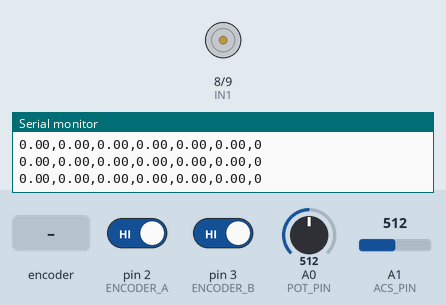
Simulated run of this sketch. Board: Arduino Uno, built with avr-gcc and run on an emulated ATmega328P. On the bench: motor-driver pin pairs drawn as motors (green arrow = first pin HIGH = forward, orange = second pin HIGH = backward, longer = more drive, scaled by the enable pin), the last lines printed to the serial monitor. The test bench sets the inputs (shaded band); at power-on: A0 (POT_PIN) = 512, pin 2 (ENCODER_A) HIGH, pin 3 (ENCODER_B) HIGH, A1 (ACS_PIN) = 512.

Above: at 1.5 s.
1.6 s: A0 (POT_PIN) set to 666
3.1 s: A0 (POT_PIN) set to 694
At 5.9 s:
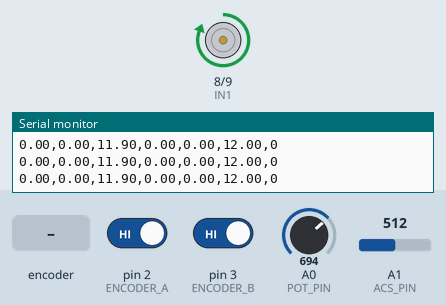
6.1 s: A0 (POT_PIN) set to 306
At 7.08 s:
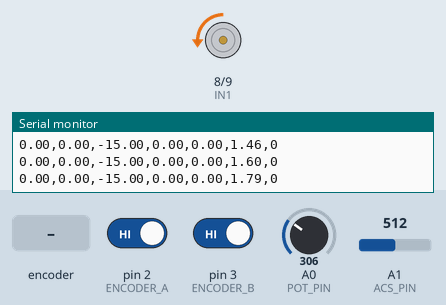
9.1 s: A0 (POT_PIN) set to 326
12.1 s: A0 (POT_PIN) set to 352
At 13.1 s:
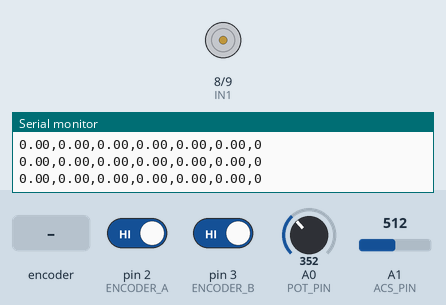
13.6 s: rotary encoder on pin 2 (ENCODER_A) / pin 3 (ENCODER_B) turned 3 steps (first pin leading)
At 15.1 s:
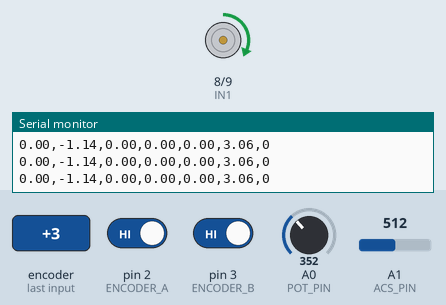
Timing chart, 0 to 16.6 s (numbered marks = the images above; inputs shaded):
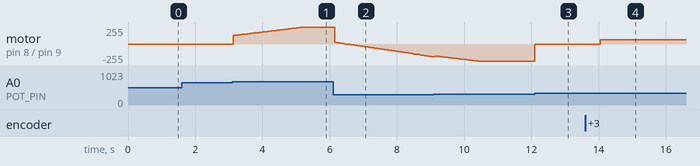

Measured:
- the behaviour switches between 680 and 681 on A0 (POT_PIN) (found by bisection; images 0 and 1)
- the behaviour switches between 340 and 341 on A0 (POT_PIN) (found by bisection; images 2 and 3)
- after the input at 3.1 s, motor on pin 8 (IN1) / pin 9 (IN2): moves from stopped to forward 255/255 over 2.2 s, starting at once
- after the input at 6.1 s, motor on pin 8 (IN1) / pin 9 (IN2): moves from forward 255/255 to backward 192/255 over 3.0 s, starting at once
- after the input at 12.1 s, motor on pin 8 (IN1) / pin 9 (IN2): backward 255/255 → stopped at once
- after the input at 13.6 s, motor on pin 8 (IN1) / pin 9 (IN2): stopped → forward 65/255 after 0.45 s

The sketch:

Arduino-DC-Motor-Code.ino
```cpp
#include <Arduino.h>

// --- تعريف البنات ---
#define ENCODER_A 2
#define ENCODER_B 3
#define ENA 6
#define IN1 8
#define IN2 9
#define POT_PIN A0
#define ACS_PIN A1

// --- إعدادات الحساس والطاقة ---
const float SENSITIVITY = 0.185;   // 5A = 0.185 | 20A = 0.100 | 30A = 0.066
const float SUPPLY_VOLTAGE = 12.0;
float zeroVoltageOffset = 2.5;     // بتتعاير تلقائياً في setup

// --- متغيرات القياس ---
float motorCurrent = 0.0;
float motorVoltage = 0.0;
int currentPWM = 0;

// --- متغيرات الإنكودر ---
volatile long encoderTicks = 0;
const float TICKS_PER_REV = 950.0;

// --- متغيرات السرعة ---
long lastTicksForRPM = 0;
unsigned long lastTimeForRPM = 0;
float currentRPM = 0.0;
float targetRPM = 0.0;

// --- معاملات الـ PID للزاوية (Position PID) ---
float kp_pos = 1.2, ki_pos = 0.05, kd_pos = 0.2;
float targetAngle = 0.0;
float posIntegral = 0.0, lastPosError = 0.0;
unsigned long lastPosTime = 0;
bool lastUseAngleMode = false;

// --- معاملات الـ PID للسرعة (Speed PID) ---
float kp_speed = 2.0, ki_speed = 5.0;
float speedIntegral = 0.0;

unsigned long lastSendTime = 0;

// --- متغيرات وضع التحكم والتواصل مع يونيتي ---
bool autoMode = false;
int manualDir = 0;
float manualSpeed = 30.0;

char rxBuffer[32];
byte rxIndex = 0;

void driveMotorRaw(int pwmSpeed);
void driveMotorPositionPID(float target, float current, float dt);
void calibrateCurrentSensor();
float floatMap(float x, float in_min, float in_max, float out_min, float out_max);

// --- دالة تفسير الأوامر ---
void handleSerial() {
  while (Serial.available() > 0) {
    char c = Serial.read();
    if (c == '\n') {
      rxBuffer[rxIndex] = '\0';

      if (strcmp(rxBuffer, "CW") == 0)               manualDir = 1;
      else if (strcmp(rxBuffer, "CCW") == 0)         manualDir = -1;
      else if (strcmp(rxBuffer, "STOP") == 0)        manualDir = 0;
      else if (strcmp(rxBuffer, "MODE_AUTO") == 0)   autoMode = true;
      else if (strcmp(rxBuffer, "MODE_MANUAL") == 0) autoMode = false;
      else if (strncmp(rxBuffer, "SPD:", 4) == 0) {
        manualSpeed = constrain(atof(rxBuffer + 4), 0.0, 60.0);
      }
      else if (strncmp(rxBuffer, "ANG:", 4) == 0) {
        targetAngle = atof(rxBuffer + 4);
        if (autoMode) manualDir = 0;
      }

      rxIndex = 0;
    } else if (c != '\r' && rxIndex < 31) {
      rxBuffer[rxIndex++] = c;
    }
  }
}

void setup() {
  Serial.begin(115200);

  pinMode(ENCODER_A, INPUT_PULLUP);
  pinMode(ENCODER_B, INPUT_PULLUP);
  pinMode(ENA, OUTPUT);
  pinMode(IN1, OUTPUT);
  pinMode(IN2, OUTPUT);

  // إيقاف الموتور تماماً قبل معايرة حساس التيار
  digitalWrite(IN1, LOW);
  digitalWrite(IN2, LOW);
  analogWrite(ENA, 0);
  delay(100);

  calibrateCurrentSensor();

  attachInterrupt(digitalPinToInterrupt(ENCODER_A), readEncoder, RISING);

  lastPosTime = millis();
  lastTimeForRPM = millis();
}

void loop() {
  handleSerial();

  int potValue = analogRead(POT_PIN);
  unsigned long currentTime = millis();

  long currentTicks;
  noInterrupts();
  currentTicks = encoderTicks;
  interrupts();
  float currentAngle = (currentTicks / TICKS_PER_REV) * 360.0;

  bool potAngleMode = (potValue > 340 && potValue < 681);
  bool useAngleMode = autoMode ? (manualDir == 0) : potAngleMode;

  // تصفير قفزة الـ Derivative عند الدخول لوضع الزاوية
  if (useAngleMode && !lastUseAngleMode) {
    lastPosError = targetAngle - currentAngle;
    posIntegral = 0;
  }
  lastUseAngleMode = useAngleMode;

  if (currentTime - lastTimeForRPM >= 50) {
    long deltaTicks = currentTicks - lastTicksForRPM;
    float dtRPM = (currentTime - lastTimeForRPM) / 1000.0;

    currentRPM = ((float)deltaTicks / TICKS_PER_REV) * (60.0 / dtRPM);
    lastTicksForRPM = currentTicks;
    lastTimeForRPM = currentTime;

    if (!useAngleMode) {
      if (autoMode) {
        targetRPM = manualDir * manualSpeed;
      } else {
        if (potValue <= 340) targetRPM = floatMap(potValue, 0, 340, -60.0, -10.0);
        else if (potValue >= 681) targetRPM = floatMap(potValue, 681, 1023, 10.0, 60.0);
      }

      float speedError = targetRPM - currentRPM;
      speedIntegral += speedError * dtRPM;

      if (speedIntegral > 100) speedIntegral = 100;
      if (speedIntegral < -100) speedIntegral = -100;

      float feedForward = 0;
      if (targetRPM > 0) feedForward = 65.0 + (abs(targetRPM) / 60.0) * (255.0 - 65.0);
      else if (targetRPM < 0) feedForward = -(65.0 + (abs(targetRPM) / 60.0) * (255.0 - 65.0));

      float totalPWM = feedForward + (kp_speed * speedError) + (ki_speed * speedIntegral);
      driveMotorRaw((int)totalPWM);

      targetAngle = currentAngle;
      posIntegral = 0;
      lastPosError = 0;
    }
  }

  if (useAngleMode) {
    targetRPM = 0.0;
    speedIntegral = 0.0;

    float dtPos = (currentTime - lastPosTime) / 1000.0;
    if (dtPos <= 0) dtPos = 0.001;

    driveMotorPositionPID(targetAngle, currentAngle, dtPos);
    lastPosTime = currentTime;
  } else {
    lastPosTime = currentTime;
  }

  // قراءة التيار وإرسال 7 قيم ليونيتي كل 50ms
  if (currentTime - lastSendTime > 50) {
    long sum = 0;
    for (int i = 0; i < 50; i++) sum += analogRead(ACS_PIN);   // 50 قراءة بدل 20
    float avgRaw = sum / 50.0;
    float v_sensor = avgRaw * (5.0 / 1024.0);

    motorCurrent = (v_sensor - zeroVoltageOffset) / SENSITIVITY;
    if (abs(motorCurrent) < 0.02) motorCurrent = 0.0;          // dead zone أصغر

    motorVoltage = (abs(currentPWM) / 255.0) * SUPPLY_VOLTAGE;

    Serial.print(targetAngle); Serial.print(",");
    Serial.print(currentAngle); Serial.print(",");
    Serial.print(targetRPM); Serial.print(",");
    Serial.print(currentRPM); Serial.print(",");
    Serial.print(motorCurrent); Serial.print(",");
    Serial.print(motorVoltage); Serial.print(",");
    Serial.println(autoMode ? 1 : 0);

    lastSendTime = currentTime;
  }
}

void readEncoder() {
  int b = digitalRead(ENCODER_B);
  if (b > 0) encoderTicks++;
  else encoderTicks--;
}

void driveMotorRaw(int pwmSpeed) {
  if (pwmSpeed > 255) pwmSpeed = 255;
  if (pwmSpeed < -255) pwmSpeed = -255;

  currentPWM = pwmSpeed;

  if (pwmSpeed > 5) {
    digitalWrite(IN1, HIGH);
    digitalWrite(IN2, LOW);
    analogWrite(ENA, pwmSpeed);
  } else if (pwmSpeed < -5) {
    digitalWrite(IN1, LOW);
    digitalWrite(IN2, HIGH);
    analogWrite(ENA, -pwmSpeed);
  } else {
    digitalWrite(IN1, LOW);
    digitalWrite(IN2, LOW);
    analogWrite(ENA, 0);
  }
}

void driveMotorPositionPID(float target, float current, float dt) {
  float error = target - current;
  posIntegral += error * dt;
  float derivative = (error - lastPosError) / dt;
  float power = (kp_pos * error) + (ki_pos * posIntegral) + (kd_pos * derivative);
  lastPosError = error;

  int pwmVal = (int)abs(power);
  if (pwmVal > 255) pwmVal = 255;

  if (abs(error) < 1.0) {
    digitalWrite(IN1, LOW); digitalWrite(IN2, LOW);
    analogWrite(ENA, 0);
    currentPWM = 0;
    return;
  }

  if (pwmVal < 65) pwmVal = 65;

  if (power > 0) {
    digitalWrite(IN1, HIGH); digitalWrite(IN2, LOW);
    currentPWM = pwmVal;
  } else {
    digitalWrite(IN1, LOW); digitalWrite(IN2, HIGH);
    currentPWM = -pwmVal;
  }
  analogWrite(ENA, pwmVal);
}

void calibrateCurrentSensor() {
  long sum = 0;
  for (int i = 0; i < 100; i++) {
    sum += analogRead(ACS_PIN);
    delay(2);
  }
  float avgRaw = sum / 100.0;
  zeroVoltageOffset = avgRaw * (5.0 / 1024.0);
}

float floatMap(float x, float in_min, float in_max, float out_min, float out_max) {
  return (x - in_min) * (out_max - out_min) / (in_max - in_min) + out_min;
}
```
